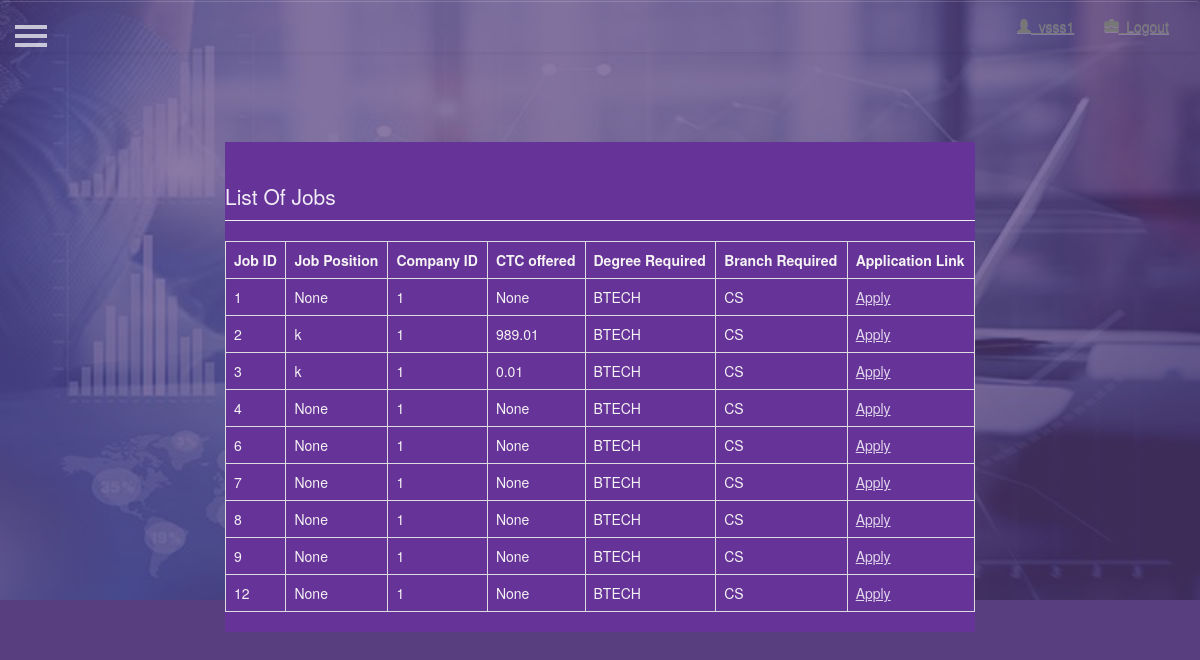
Screenshot of /student/listjobs/ (signed in) with the database file from the repository.
### student/models.py (models this page shows, shortened)
class StudentDB(models.Model):
    COURSE=(
        ('BTECH','bachelors'),
        ('MTECH','masters'),
        ('PHD','philospher'),
    )
    BRANCH=(
        ('CS','computer_science'),
        ('ME','mechanical'),
        ('EE','electrical'),
    )
    s_username = models.CharField(max_length=250, default='')
    s_name = models.CharField(max_length=250,blank=True)
    s_password = models.CharField(max_length=250, blank=True)
    s_confirm_password=models.CharField(max_length=250, blank=True)
    dob = models.DateField()
    emailid = models.EmailField(blank=True)
    branch = models.CharField(max_length=10,choices=BRANCH, default='CS') #search for creating drop down menu
    course =  models.CharField(max_length=5,choices=COURSE, default='BTECH')#search for drop down MTech Btech
    s_verified = models.BooleanField(default=False, blank=True)
    s_verification = models.IntegerField(default=0, blank=True)
    contactno = models.CharField (max_length=20,blank=True)
    resume = models.FileField(upload_to=content_file_name, blank=True)

### company/models.py (models this page shows, shortened)
class Job_desc(models.Model):
    COURSE = (
        ('BTECH', 'bachelors'),
        ('MTECH', 'masters'),
        ('PHD', 'philospher'),
    )
    BRANCH = (
        ('CS', 'computer_science'),
        ('ME', 'mechanical'),
        ('EE', 'electrical'),
    )
    register = models.ForeignKey('Register', on_delete=models.CASCADE,null=True)
    c_position = models.CharField(max_length=30,blank=True,null=True)
    list_of_student=models.CharField(max_length=500,blank=True,null=True)
    c_description=models.CharField(max_length=500,null=True)
    date_published = models.DateField(null=True)
    date_expiry=models.DateField(null=True)
    c_ctc_offered = models.DecimalField(decimal_places=2, max_digits=8, blank=True,null=True)
    c_branch = models.CharField(max_length=10, choices=BRANCH, default='CS')  # search for creating drop down menu
    c_course = models.CharField(max_length=5, choices=COURSE, default='BTECH')  # search for drop down MTech Btech

### student/views.py (the view)
# urls.py: re_path(r'listjobs', views.listjobs, name='listjobs'),
def listjobs(request):
    if request.session.has_key('username'):
        user = request.session['username']
        sbranch = StudentDB.objects.get(s_username=user).branch
        scourse = StudentDB.objects.get(s_username=user).course
        print(sbranch)
        print(scourse)
        tmp = Job_desc.objects.filter(c_branch=sbranch, c_course=scourse)  # need to add check that student is qualified
        form = list(tmp.values())
        print(form)
        return render(request, 'student/list_jobs.html', {'form': form, 'username': user})
    else:
        return HttpResponse('Unauthorised Access')

### student/templates/student/list_jobs.html
{% extends 'home/user_profile.html' %}
{% block name %}
{{username}}
{% endblock %}
{%block main_body%}
<div class="table-responsive listing">
<h1 class="page-header lead">List Of Jobs</h1>
<table class="table table-bordered">
    <tr>
        <th>Job ID</th>
        <th>Job Position</th>
        <th>Company ID</th>
        <th>CTC offered </th>
        <th>Degree Required</th>
        <th>Branch Required</th>
        <th>Application Link</th>
    </tr>
    {% for item in form %}
    <tr>
        <td>{{ item.id}}</td>
        <td>{{ item.c_position }}</td>
        <td>{{ item.register_id }}</td>
        <td>{{ item.c_ctc_offered }}</td>
        <td>{{ item.c_course }}</td>
        <td>{{ item.c_branch }}</td>
        <td> <a href="/company/jobs/{{ item.id }}">Apply</a></td>
    </tr>
    {% endfor %}
</table>
</div>
{% endblock %}

### home/static/home/css/style.css (style rules this page uses)
#backgroundImage { z-index: 1; }
#backgroundImage:before { content: ""; position: absolute; z-index: -1; top: 0; bottom: 0; left: 0; right: 0; background-image: url('../images/bg.jpg'); background-repeat: no-repeat; background-size: 100%; opacity: 0.3; filter: alpha(opacity=40); height: 100%; width: 100%; }
.listing { background: rebeccapurple; color: rgb(245, 243, 243); }

### home/static/home/css/sidebar.css (style rules this page uses)
body { position: relative; overflow-x: hidden; }
body, html { height: 100%; background-color: #583e7e; }
body, html { background-color: #583e7e; }
body h1, body h2, body h3, body h4 { color: rgba(255, 255, 255, 0.9); }
body a { color: rgba(255, 255, 255, 0.8); text-decoration: underline; }

### rows the page displays
StudentDB: s_username "vsss1"
Job_desc: id "1", c_position "None", register_id "1", c_ctc_offered "None", c_course "BTECH", c_branch "CS"
Job_desc: id "2", c_position "k", register_id "1", c_ctc_offered "989.01", c_course "BTECH", c_branch "CS"
Job_desc: id "3", c_position "k", register_id "1", c_ctc_offered "0.01", c_course "BTECH", c_branch "CS"
Job_desc: id "4", c_position "None", register_id "1", c_ctc_offered "None", c_course "BTECH", c_branch "CS"
Job_desc: id "6", c_position "None", register_id "1", c_ctc_offered "None", c_course "BTECH", c_branch "CS"
Job_desc: id "7", c_position "None", register_id "1", c_ctc_offered "None", c_course "BTECH", c_branch "CS"
Job_desc: id "8", c_position "None", register_id "1", c_ctc_offered "None", c_course "BTECH", c_branch "CS"
Job_desc: id "9", c_position "None", register_id "1", c_ctc_offered "None", c_course "BTECH", c_branch "CS"
Job_desc: id "12", c_position "None", register_id "1", c_ctc_offered "None", c_course "BTECH", c_branch "CS"
